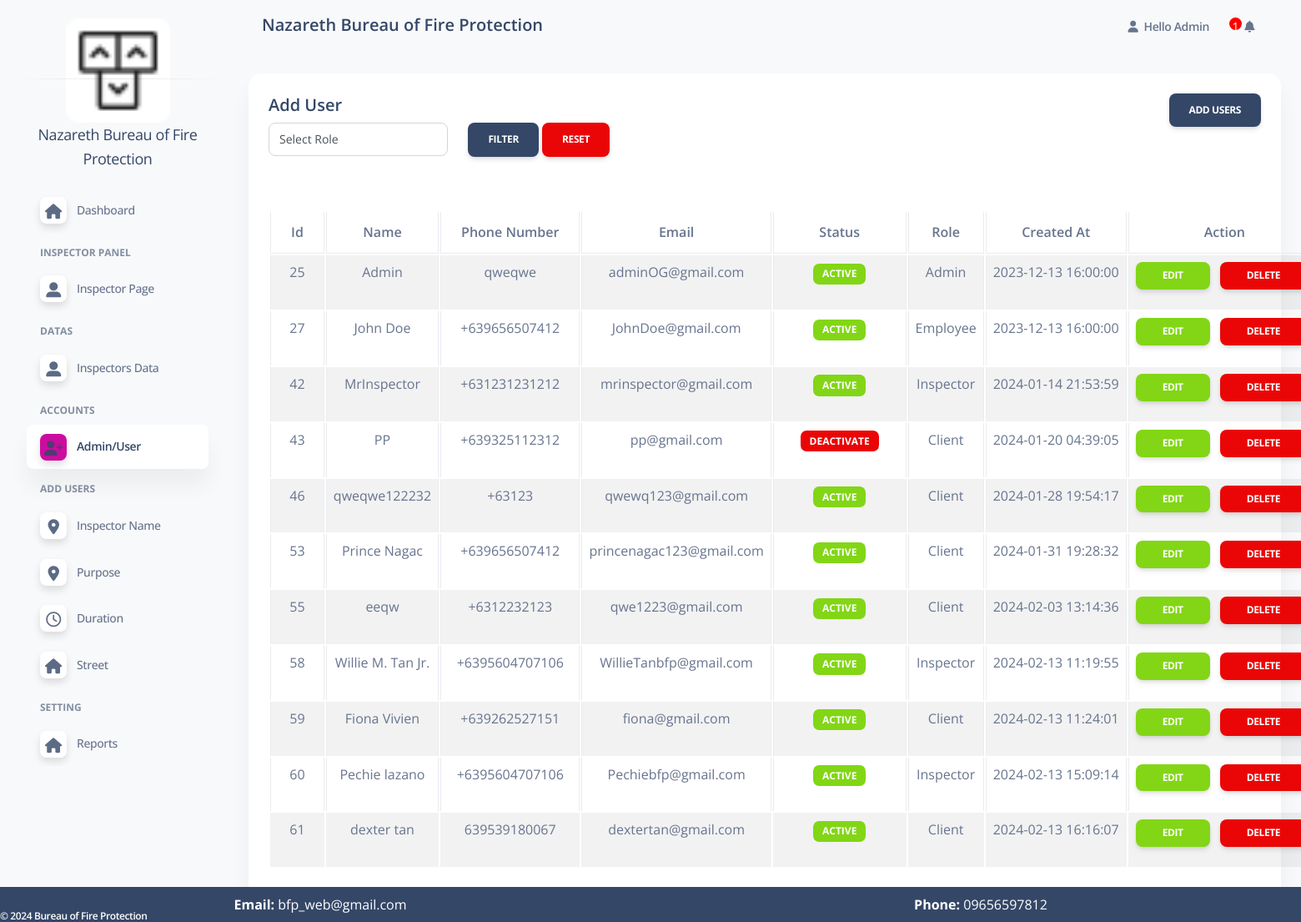
Page /admin/users.php (signed in) on the committed database.
### tables this page shows
CREATE TABLE `user` (
  `id` int(10) NOT NULL,
  `name` varchar(50) NOT NULL,
  `phone_num` varchar(50) NOT NULL,
  `email` varchar(100) NOT NULL,
  `password` varchar(100) NOT NULL,
  `is_ban` varchar(10) NOT NULL,
  `created_at` timestamp NOT NULL DEFAULT current_timestamp(),
  `role` varchar(10) DEFAULT NULL,
  `address` varchar(50) DEFAULT NULL,
  `logged_in` datetime DEFAULT NULL,
  `logged_out` datetime DEFAULT NULL,
  `new_user` varchar(5) NOT NULL DEFAULT '0'
);

CREATE TABLE `settings` (
  `id` int(11) UNSIGNED NOT NULL,
  `title` varchar(100) NOT NULL,
  `web_name` varchar(100) DEFAULT NULL,
  `domain` varchar(100) DEFAULT NULL,
  `sdescription` text DEFAULT NULL,
  `mdescription` varchar(100) DEFAULT NULL,
  `mkeyword` varchar(100) DEFAULT NULL,
  `email1` varchar(100) DEFAULT NULL,
  `email2` varchar(100) DEFAULT NULL,
  `phone1` varchar(100) DEFAULT NULL,
  `phone2` varchar(100) DEFAULT NULL,
  `address` varchar(100) DEFAULT NULL
);

### config/function.php (called while the page is built, shortened)
<?php
    require 'dbconn.php';
    function validate($inputData)
    {
        global $conn;
       $validateData = mysqli_real_escape_string($conn, $inputData);
       return trim($validateData);
    }
    function webSetting($columnName)
    {
        $setting = getByID('settings', 1);
        if($setting['status'] == 200){
            return $setting['data'][$columnName];
        }
    }
    function getAll($tableName)
    {
        global $conn;
        $table = validate($tableName);
        $query = "SELECT * FROM $table";
        $result = mysqli_query($conn, $query);
        return $result;
    }
    function getByID($tableName, $id){
        global $conn;
        $table = validate($tableName);
        $id = validate($id);
        $query = "SELECT * FROM $table WHERE id = '$id' LIMIT 1";
        $result = mysqli_query($conn, $query);
        if($result)
        {
            if(mysqli_num_rows($result) == 1)
            {
                $row = mysqli_fetch_array($result, MYSQLI_ASSOC);
                $response = [
                    'status' => 200,
                    'message' => 'Fetched Data',
                    'data' => $row
                ];
                return $response;
            }
            else
            {
                $response = [
                    'status' => 404,
                    'message' => 'No Data Has been Recorded'
                ];
                return $response;
            }
        }
        else
        {
            $response = [
                'status' => 500,
                'message' => 'Something Went Wrong'
            ];
            return $response;
        }
    }
?>

### admin/authentication.php (called while the page is built, shortened)
<?php
    if(isset($_SESSION['auth']))
    {
        if(isset($_SESSION['loggedInUserRole']))
        {
            $role = validate($_SESSION['loggedInUserRole']);
            $email  = validate($_SESSION['loggedInUser']['email']);
            $query = "SELECT * FROM user WHERE email = '$email' AND role= '$role' LIMIT 1";
            $result = mysqli_query($conn, $query);
        }
    }
    else{
           redirect('../login.php', 'Login to Access', 'danger');
    }
?>

### admin/users.php (the view, shortened to what this page needs)
<?php
include('includes/header.php'); ?>
<div class="row">
    <div class="col-md-12">
        <div class="card">
            <div class="card-header">
                <h5> Add User
                    <a href="add_users.php" class="btn btn-dark float-end"> Add Users</a>
                </h5>
                <div class="col-md-7">
                    <form action="" method="GET">
                        <div class="row">
                            <div class="col-md-4">
                            <select name="status" required class="form-control">
                                    <option value="">Select Role</option>
                                </select>
                            </div>
                            <div class="col-md-4">
                            <button type="submit" class="btn btn-dark">Filter</button>
                                <a href="users.php" class="btn btn-danger">Reset</a>
                            </div>
                        </div>
                    </form>
                </div>
            </div>
            <div class="card-body">
                <?php
                if (isset($_GET['status']) && isset($_GET['status']) != '') {
                    $role = validate($_GET['status']);
                    $users = mysqli_query($conn, "SELECT * FROM user WHERE role='$role' ORDER BY id DESC");
                } else {
                    $users = getAll('user');
                }
                if ($users) {
                    if (mysqli_num_rows($users) > 0) {
                ?>
                        <table id="myTable" class="table table-bordered table-striped">
                            <thead>
                                <tr>
                                <th class="text-center">Id</th>
                                    <th class="text-center">Name</th>
                                    <th class="text-center">Phone Number</th>
                                    <th class="text-center">Email</th>
                                    <th class="text-center">Status</th>
                                    <th class="text-center">Role</th>
                                    <th class="text-center">Created At</th>
                                    <th class="text-center">Action</th>
                                </tr>
                            </thead>
                            <tbody>
                            <?php
                                foreach ($users as $userItem) {
                                ?>
                                    <tr>
                                    <td class="text-center"> <?= $userItem['id'] ?> </td>
                                        <td class="text-center"><?= $userItem['name'] ?> </span></td>
                                        <td class="text-center"><?= $userItem['phone_num'] ?> </span></td>
                                        <td class="text-center"><?= $userItem['email'] ?></td>
                                        <td class="text-center"><?= $userItem['is_ban'] == true ? ' <span class = "badge bg-danger text-white mx-4"> Deactivate </span>' : '<span class ="badge bg-success text-white mx-4" > Active' ?></td>
                                        <td class="text-center"><?= $userItem['role'] ?> </span></td>
                                        <td class="text-center"><?= $userItem['created_at'] ?> </span></td>
                                        <td class="text-center">
                                            <a href="edit_users.php?id=<?= $userItem['id'] ?>" class="btn btn-success btn-sm">Edit</a>
                                            <a href="delete_users_func.php?id=<?= $userItem['id'] ?>" class="btn btn-danger btn-sm mx-2 " onclick="return confirm('Are you sure you want to delete this data?')">Delete</a>
                                        </td>
                                    </tr>
                                    <?php
                                }
                                ?>
                            </tbody>
                        </table>
                <?php
                    } else {
                        echo '<h5> No Record Found </h5>';
                    }
                } else {
                    echo '<h5> Something Went Wrong </h5>';
                }
                ?>
            </div>
        </div>
    </div>
</div>
<?php include('includes/scripts.php'); ?>

### admin/includes/scripts.php (shortened to what this page needs)
<div class="bg-dark " style=" position: fixed;
  left: 0;
  bottom: 0;
  width: 100%;
  color: white;
  text-align: center;">
   <div class="copyright text-center  text-xs text-muted text-xs-start " style = "position: fixed;  bottom:0;">
                <a  class="font-weight-bold text-white" target="_blank">
                   ©  Bureau of Fire Protection</a>
              </div>
    <div class="row">
      <div class="col-md-6 text-white">
       <p class = "text-center my-2"> <strong> Email: </strong> <?=webSetting('email1') ?? ''; ?></p>
      </div>
      <div class="col-md-6 text-white">
      <p class = "text-center my-2"> <strong> Phone: </strong> <?=webSetting('phone1') ?? ''; ?></p>
      </div>
      </div>
</div>
</body>
</html>

### rows in the picture
user: id "25", name "Admin", phone_num "qweqwe", email "adminOG@gmail.com", is_ban "ACTIVE", role "Admin", created_at "2023-12-13 16:00:00"
user: id "27", name "John Doe", phone_num "+639656507412", email "JohnDoe@gmail.com", is_ban "ACTIVE", role "Employee", created_at "2023-12-13 16:00:00"
user: id "42", name "MrInspector", phone_num "+631231231212", email "mrinspector@gmail.com", is_ban "ACTIVE", role "Inspector", created_at "2024-01-14 21:53:59"
user: id "43", name "PP", phone_num "+639325112312", email "pp@gmail.com", is_ban "DEACTIVATE", role "Client", created_at "2024-01-20 04:39:05"
user: id "46", name "qweqwe122232", phone_num "+63123", email "qwewq123@gmail.com", is_ban "ACTIVE", role "Client", created_at "2024-01-28 19:54:17"
user: id "53", name "Prince Nagac", phone_num "+639656507412", email "princenagac123@gmail.com", is_ban "ACTIVE", role "Client", created_at "2024-01-31 19:28:32"
user: id "55", name "eeqw", phone_num "+6312232123", email "qwe1223@gmail.com", is_ban "ACTIVE", role "Client", created_at "2024-02-03 13:14:36"
user: id "58", name "Willie M. Tan Jr.", phone_num "+6395604707106", email "WillieTanbfp@gmail.com", is_ban "ACTIVE", role "Inspector", created_at "2024-02-13 11:19:55"
user: id "59", name "Fiona Vivien", phone_num "+639262527151", email "fiona@gmail.com", is_ban "ACTIVE", role "Client", created_at "2024-02-13 11:24:01"
user: id "60", name "Pechie lazano", phone_num "+6395604707106", email "Pechiebfp@gmail.com", is_ban "ACTIVE", role "Inspector", created_at "2024-02-13 15:09:14"
user: id "61", name "dexter tan", phone_num "639539180067", email "dextertan@gmail.com", is_ban "ACTIVE", role "Client", created_at "2024-02-13 16:16:07"
settings: email1 "bfp_web@gmail.com", phone1 "09656597812"

### other values in the picture
$_SESSION['loggedInUser']['name'] "Admin"
$count++ "1"
